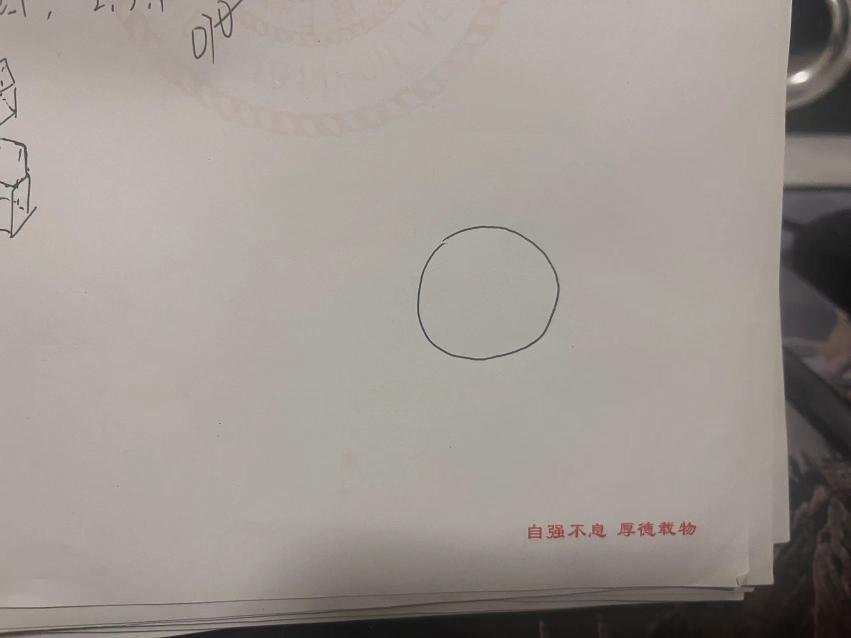
#> input picture Assembly_robot/software/Python_Code/test_circle.jpg, 1702 x 1276 px, given in place of the camera (shown at 1/2 size)
$ python main.py
#> lines starting #> are read from the running program, lines starting #| are printed output that depends on the picture; after the words box and inside, x2 and y2 are one past the last pixel; in counts of white or black regions, pixels touching at a corner belong together
import cv2
import numpy as np
import serial

# 初始化串口通信
# ser = serial.Serial('/dev/ttyUSB0', 115200)  # 根据实际情况更改串口名称和波特率

lower_white = np.array([0, 0, 200])
upper_white = np.array([180, 50, 255])

# 读取视频流
cap = cv2.VideoCapture(0)

if __name__ == "__main__":
    while True:
        # 读取一帧
        ret, frame = cap.read()
#> frame is the input picture: shape (1276, 1702, 3); mean B, G, R 143.8, 150.8, 157.6

        # 将BGR图像转换为HSV图像
        hsv = cv2.cvtColor(frame, cv2.COLOR_BGR2HSV)
#> hsv: shape (1276, 1702, 3); mean H, S, V 19.6, 23.3, 157.6

        # 根据颜色范围创建掩码
        mask = cv2.inRange(hsv, lower_white, upper_white)
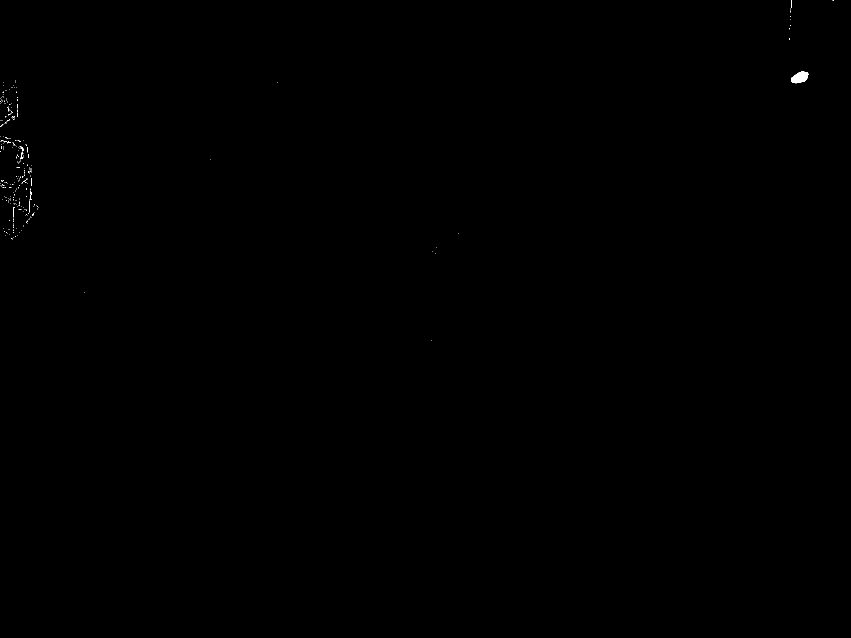
#> mask: shape (1276, 1702) (shown at 1/2 size); 0.06% white; 258 white regions (254 under 20 px), largest, box (x1, y1, x2, y2) and area: (1582, 143, 1618, 167) 579, (39, 292, 47, 303) 27, (59, 401, 60, 424) 23, (27, 414, 29, 435) 23

        # 执行形态学操作以消除噪音
        mask = cv2.erode(mask, None, iterations=2)
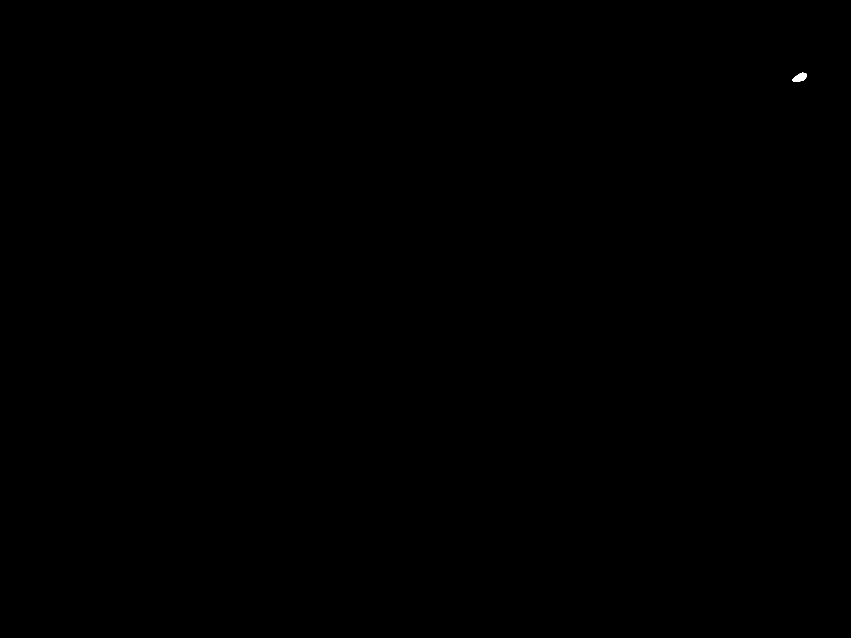
#> mask: shape (1276, 1702) (shown at 1/2 size); 0.02% white; 1 white region, box (x1, y1, x2, y2) and area: (1584, 145, 1614, 164) 356
        mask = cv2.dilate(mask, None, iterations=2)
#> mask: shape (1276, 1702); 0.03% white; 1 white region

        # 找到目标的轮廓
        contours, _ = cv2.findContours(mask.copy(), cv2.RETR_EXTERNAL, cv2.CHAIN_APPROX_SIMPLE)
#> contours = 1 contour; box (x1, y1, x2, y2) and area: (1582, 143, 1616, 166) 526

        # 如果存在轮廓
        if contours:
            # 寻找最大的轮廓
            max_contour = max(contours, key=cv2.contourArea)
#> max_contour = contour of 34 points, box (x1, y1, x2, y2) (1582, 143, 1616, 166), area 526
            # 获取目标的边界框
            x, y, w, h = cv2.boundingRect(max_contour)
#> x = 1582; y = 143; w = 34; h = 23
            # 在图像上框选目标
            cv2.rectangle(frame, (x, y), (x + w, y + h), (0, 255, 0), 2)
#> frame: shape (1276, 1702, 3); 0.02% of pixels changed, all inside (x1, y1, x2, y2) = (1581, 142, 1618, 168)

            # 在目标上方添加文字 "target"
            cv2.putText(frame, "target", (x, y - 10), cv2.FONT_HERSHEY_SIMPLEX, 0.5, (0, 255, 0), 2)
#> frame: shape (1276, 1702, 3); mean B, G, R 143.8, 150.8, 157.6

            # 计算目标深度信息（此处省略，根据实际情况实现）

            # 将位置信息和深度信息发送到下位机
            cx = x + w // 2
#> cx = 1599
            cy = y + h // 2
#> cy = 154
            data = f"X:{cx},Y:{cy},Depth:100"  # 这里的100是示例深度信息
#> data = 'X:1599,Y:154,Depth:100'
            # ser.write(data.encode())

            # 在图像上标记目标
            cv2.circle(frame, (cx, cy), 10, (0, 255, 0), -1)  # 在目标中心画一个绿色的圆圈
#> frame: shape (1276, 1702, 3); mean B, G, R 143.8, 150.8, 157.5

        # 显示图像
        cv2.imshow('Frame', frame)

        # 按下 'q' 键退出循环
        if cv2.waitKey(1) & 0xFF == ord('q'):
#> (key q is pressed here)
            break

    # 释放资源
    cap.release()
    cv2.destroyAllWindows()
